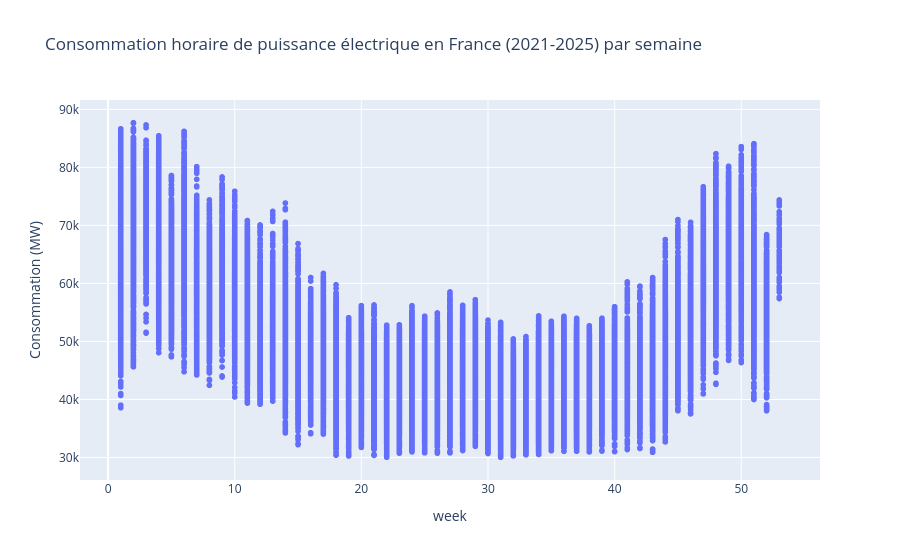

The notebook cell this image was saved under:
### Markdown cell above
### Tendance consommation par semaine

### Code cell
fig_hours = px.scatter(df, x='week', y='value', 
        title="Consommation horaire de puissance électrique en France (2021-2025) par semaine",
        labels={'week_of_year': 'Semaine', 'value': 'Consommation (MW)'})
fig_hours.show()

### Figure 1 — Plotly figure (JSON) as saved in the notebook; plotly's stock layout.template omitted (floating-point values rounded to 4 significant figures; data arrays with more than 128 entries replaced by an {"elided": "..."} marker saying what was removed)
{"data": [{"hovertemplate": "week=%{x}<br>Consommation (MW)=%{y}<extra></extra>", "legendgroup": "", "marker": {"color": "#636efa", "symbol": "circle"}, "mode": "markers", "name": "", "showlegend": false, "type": "scattergl", "x": {"elided": "43069 int values"}, "xaxis": "x", "y": {"elided": "43069 float values"}, "yaxis": "y"}], "layout": {"legend": {"tracegroupgap": 0}, "title": {"text": "Consommation horaire de puissance électrique en France (2021-2025) par semaine"}, "xaxis": {"anchor": "y", "domain": [0, 1], "title": {"text": "week"}}, "yaxis": {"anchor": "x", "domain": [0, 1], "title": {"text": "Consommation (MW)"}}}}
